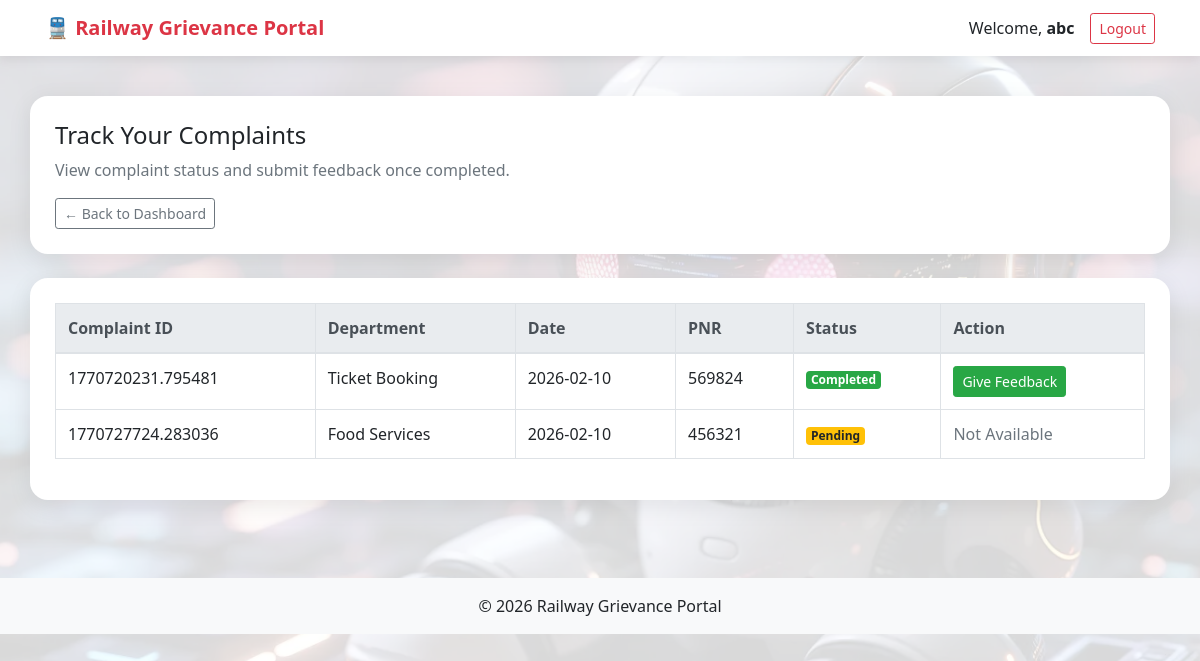
The app's page /track_complaints (signed in) with its own data.
### models.py (models this page shows)
class User(db.Model, UserMixin):
    __tablename__ = 'user'
    id = db.Column(db.Integer, primary_key=True)
    username = db.Column(db.String(150), unique=True, nullable=False)
    password = db.Column(db.String(255), nullable=False)   # Increased size for hashed passwords
    role = db.Column(db.String(50), nullable=False)
    department = db.Column(db.String(100), nullable=True)
    complaints = relationship(
        'Complaint',
        back_populates='user',
        foreign_keys='Complaint.user_id',
        cascade="all, delete"
    )
    assigned_complaints = relationship(
        'Complaint',
        back_populates='assigned_employee',
        foreign_keys='Complaint.assigned_employee_id'
    )

class Complaint(db.Model):
    __tablename__ = 'complaint'
    id = db.Column(db.Integer, primary_key=True)
    unique_id = db.Column(db.String, unique=True, nullable=False)
    department = db.Column(db.String, nullable=False)
    date = db.Column(db.Date, nullable=False)
    time = db.Column(db.Time, nullable=False)
    pnr_no = db.Column(db.String, nullable=False)
    age = db.Column(db.Integer, nullable=False)
    additional_info = db.Column(db.Text, nullable=True)
    images = db.Column(db.String, nullable=True)
    status = db.Column(db.String(20), default='Unsolved')
    urgency = db.Column(db.Integer, default=0)
    user_id = db.Column(db.Integer, db.ForeignKey('user.id'), nullable=False)
    assigned_employee_id = db.Column(db.Integer, db.ForeignKey('user.id'), nullable=True)
    user = relationship(
        'User',
        back_populates='complaints',
        foreign_keys=[user_id]
    )
    assigned_employee = relationship(
        'User',
        back_populates='assigned_complaints',
        foreign_keys=[assigned_employee_id]
    )
    feedbacks = db.relationship(
        'Feedback',
        back_populates='complaint',
        cascade="all, delete",
        lazy=True
    )

### app.py (the view)
@app.route('/track_complaints')
@login_required
def track_complaints():
    complaints = Complaint.query.filter(
        (Complaint.user_id == current_user.id) &
        ((Complaint.status == 'Unsolved') | (~Complaint.feedbacks.any()))
    ).all()
    return render_template('track_complaints.html', complaints=complaints)

### app.py (called while the page is built)
@login_manager.user_loader
def load_user(user_id):
    return User.query.get(int(user_id))

### templates/track_complaints.html (shortened to what this page needs)
<!DOCTYPE html>
<html lang="en">
<head>
    <link rel="stylesheet"
          href="https://stackpath.bootstrapcdn.com/bootstrap/4.5.2/css/bootstrap.min.css">
    <link rel="stylesheet"
          href="{{ url_for('static', filename='styles/dashboard_theme.css') }}">
</head>
<body>
<nav class="navbar navbar-expand-lg fixed-top">
    <div class="container">
        <a class="navbar-brand font-weight-bold text-danger" href="#">
            🚆 Railway Grievance Portal
        </a>
        <ul class="navbar-nav ml-auto align-items-center">
            <li class="nav-item mr-3">
                Welcome, <strong>{{ current_user.username }}</strong>
            </li>
            <li class="nav-item">
                <a href="{{ url_for('logout') }}"
                   class="btn btn-outline-danger btn-sm">
                    Logout
                </a>
            </li>
        </ul>
    </div>
</nav>
<div class="dashboard-container mt-5 pt-5">
    <div class="dashboard-card mb-4">
        <h4>Track Your Complaints</h4>
        <p class="text-muted">
            View complaint status and submit feedback once completed.
        </p>
        <a href="{{ url_for('user_dashboard') }}"
           class="btn btn-outline-secondary btn-sm">
            ← Back to Dashboard
        </a>
    </div>
    <div class="dashboard-card">
        <div class="table-responsive">
            <table class="table table-hover table-bordered">
                <thead class="thead-light">
                    <tr>
                        <th>Complaint ID</th>
                        <th>Department</th>
                        <th>Date</th>
                        <th>PNR</th>
                        <th>Status</th>
                        <th>Action</th>
                    </tr>
                </thead>
                <tbody>
                    {% for complaint in complaints %}
                    <tr>
                        <td>{{ complaint.unique_id }}</td>
                        <td>{{ complaint.department }}</td>
                        <td>{{ complaint.date }}</td>
                        <td>{{ complaint.pnr_no }}</td>
                        <td>
                            {% if complaint.status == 'Completed' %}
                                <span class="badge badge-success">Completed</span>
                            {% else %}
                                <span class="badge badge-warning">Pending</span>
                            {% endif %}
                        </td>
                        <td>
    {% if complaint.status == 'Completed' and complaint.feedbacks|length == 0 %}
        <a href="{{ url_for('submit_feedback', complaint_id=complaint.id) }}"
           class="btn btn-success btn-sm">
            Give Feedback
        </a>
    {% else %}
        <span class="text-muted">Not Available</span>
    {% endif %}
</td>
                    </tr>
                    {% endfor %}
                </tbody>
            </table>
        </div>
    </div>
</div>
<footer class="text-center mt-5 p-3 bg-light">
    © 2026 Railway Grievance Portal
</footer>
</body>
</html>

### static/styles/dashboard_theme.css (style rules this page uses)
body { background: linear-gradient(to right, #eef2f7, #f8f9fc); font-family: "Segoe UI", sans-serif; }
.navbar { background: #ffffff !important; box-shadow: 0 3px 10px rgba(0,0,0,0.08); }
.dashboard-container { padding: 30px; }
.dashboard-card { background: #ffffff; border-radius: 18px; padding: 25px; box-shadow: 0 6px 25px rgba(0,0,0,0.08); }
body { background: linear-gradient(rgba(255,255,255,0.85), rgba(255,255,255,0.85)), url("../images/railway_bg.jpg") no-repeat center center fixed; background-size: cover; }

### records on screen
User: username "abc"
Complaint: unique_id "1770720231.795481", department "Ticket Booking", date "2026-02-10", pnr_no "569824", status "Completed"
Complaint: unique_id "1770727724.283036", department "Food Services", date "2026-02-10", pnr_no "456321", status "Pending"
